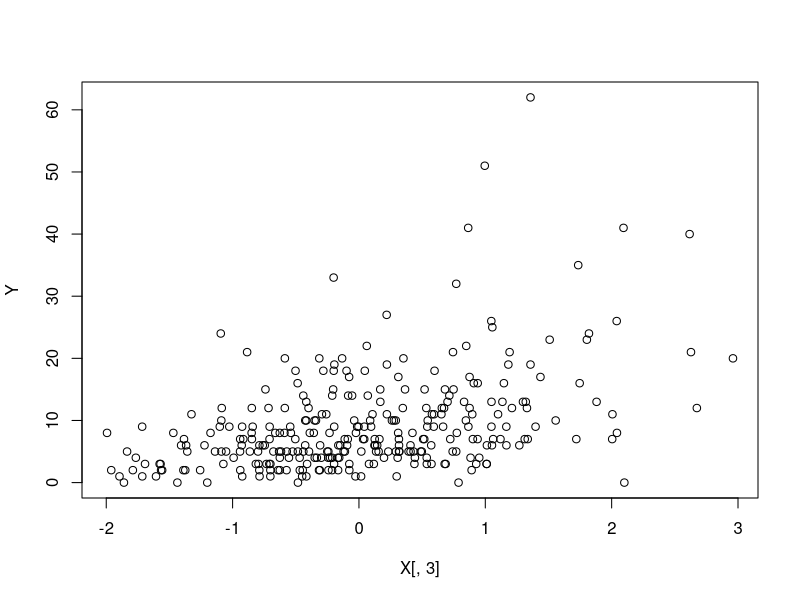
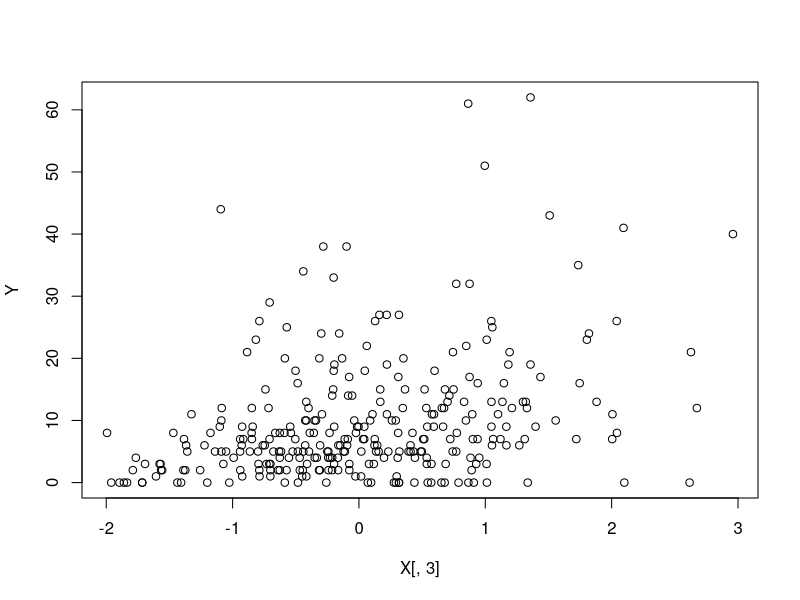

Write the R code that produced these figures, in order. (Note: this script raises an error after producing the figures.)
require(pscl)
library(glmnet)
library(MASS)
library(MCMCpack)

n <- 300  # the number of observations
p <- 5  # the number of predictor variables
om1 <- 0.1    # zero-inflation prob
om2 <- 0.05    # large outlier prob
aa <- 20    # outlier location (10 or 20)


# settings
Beta <- rep(0,p)  
Beta[c(1,3,5)] <- c(-0.2, 0.3, 0.6)   # non-zero coefficients
int <- 2   # intercept
Para <- c(int, Beta)


# covariates
rho <- 0.2
mat <- matrix(NA, p, p)
for(k in 1:p){
  for(j in 1:p){ mat[k,j]=rho^(abs(k-j)) }
}

X <- mvrnorm(n, rep(0,p), mat) 


# response values
Mu <- as.vector( exp(int + X%*%Beta) )
Y <- rpois(n, Mu)

plot(X[,3], Y)

# outlier and zero inflation
ch <- sample(c(0, 1, 2), size=n, prob=c(1-om1-om2, om1, om2), replace=T)
Y[ch==1] <- 0
Y[ch==2] <- Y[ch==2] + aa

plot(X[,3], Y)



data_genreation <- function(n, Beta_number, zero_number, int, rho,om1 = 0.1,om2 = 0.05, aa = 20, plot = T){
  Beta <- rep(0,Beta_number)
  non_zero_position <- sample(2:length(Beta), length(Beta) - 1 - zero_number)
  Beta[1] <- int
  Beta[non_zero_position] <- sample(c(-0.2, 0.3, 0.6), length(non_zero_position), replace = T)
  
  p <- length(Beta) - 1
  mat <- matrix(NA, p, p)
  for(k in 1:p){
    for(j in 1:p){ mat[k,j]=rho^(abs(k-j)) }
  }
  
  X <- mvrnorm(n, rep(0,p), mat) 
  
  Mu <- as.vector( exp(cbind(1,X)%*%Beta) )
  Y <- rpois(n, Mu)
  
  #outlier
  ch <- sample(c(0, 1, 2), size=n, prob=c(1-om1-om2, om1, om2), replace=T)
  Y[ch==1] <- 0
  Y[ch==2] <- Y[ch==2] + aa
  
  if(plot == T){plot(X[,6],Y)}
  
  
  
  return(list(X = X,Y = Y, real_Beta = Beta,mu = Mu, nzp =non_zero_position, real_lable = ch))
}







##approach algorithm
lasso_possion_EM <- function(X, Y){
  ## EM 
  dEH <- function(x){
    (log(1+x))^(-1/2)/(1+x)/(1+log(1+x))/3.14
  }
  
  mc <- 1000
  
  
  
  cv_fit_I <- cv.glmnet(X, Y ,family="poisson", alpha=1)
  best_lambda_I <- cv_fit_I$lambda.min
  final_fit_I <- glmnet(X, Y,family="poisson", alpha=1, lambda = best_lambda_I)
  hBeta <- as.vector(coef(final_fit_I))
  
  
  ss <- 0.05
  maxit <- 100
  n <- length(Y)
  
  for(j in 1:maxit){
    hBeta.old <- hBeta
    # E-step
    lam <- exp(as.vector(cbind(1,X)%*%hBeta))
    mD1 <- c()
    mD2 <- c()
    for(i in 1:n){
      rn <- rgamma(mc, 1+Y[i], lam[i])
      mD1[i] <- mean(dEH(rn))/lam[i]
      mD2[i] <- mean(rn*dEH(rn))/lam[i]
    }
    mZ <- ss*mD1 / ((1-ss)*dpois(Y, lam) + ss*mD1)
    mEta <- mD2/mD1
    
    # M-step
    ss <- mean(mZ)
    offset <- log(1-mZ+mZ*mEta)
    hBeta_o <- coef(glm(Y~X, offset=offset, family="poisson"))
    
    #with lasso  
    cv_fit <- cv.glmnet(X, Y, offset=offset ,family="poisson", alpha=1)
    best_lambda <- cv_fit$lambda.min
    final_fit <- glmnet(X, Y, offset=offset ,family="poisson", alpha=1, lambda = best_lambda)
    
    hBeta <- as.vector(coef(final_fit))
    
    # convergence check 
    dd <- 100*sum(abs(hBeta-hBeta.old)) / sum(abs(hBeta)+0.0001)
    # print(hBeta)
    if(dd<0.005){ break }
  }
  outlier_idx <- ifelse(mZ >0.5, 1,0)
  
  
  return(list(beta = hBeta, beta_without_lasso = hBeta_o, Z_latent = mZ, outlier_idx = outlier_idx, best_M = final_fit, eta = mEta))
  
}






#calculate DM
lasso_possion_EM_Y <- function(X, Y){
  dEH <- function(x){
    (log(1+x))^(-1/2)/(1+x)/(1+log(1+x))/3.14
  }
  
  mc <- 1000
  hBeta <- coef(glm(Y~X, family="poisson"))
  ss <- 0.05
  maxit <- 1
  n <- length(Y)
  
  for(j in 1:maxit){
    hBeta.old <- hBeta
    # E-step
    lam <- exp(as.vector(cbind(1,X)%*%hBeta))
    mD1 <- c()
    mD2 <- c()
    for(i in 1:n){
      rn <- rgamma(mc, 1+Y[i], lam[i])
      mD1[i] <- mean(dEH(rn))/lam[i]
      mD2[i] <- mean(rn*dEH(rn))/lam[i]
    }
    mZ <- ss*mD1 / ((1-ss)*dpois(Y, lam) + ss*mD1)
    mEta <- mD2/mD1
    
    # M-step
    ss <- mean(mZ)
    offset <- log(1-mZ+mZ*mEta)
    hBeta_o <- coef(glm(Y~X, offset=offset, family="poisson"))
    
    #with lasso  
    cv_fit <- cv.glmnet(X, Y, offset=offset ,family="poisson", alpha=1)
    best_lambda <- cv_fit$lambda.min
    final_fit <- glmnet(X, Y, offset=offset ,family="poisson", alpha=1, lambda = best_lambda)
    
    hBeta <- as.vector(coef(final_fit))
    
    # convergence check 
    dd <- 100*sum(abs(hBeta-hBeta.old)) / sum(abs(hBeta)+0.0001)
    # print(hBeta)
    if(dd<0.005){ break }
  }
  outlier_idx <- ifelse(mZ >0.5, 1,0)
  
  
  return(list(beta = hBeta, beta_without_lasso = hBeta_o, Z_latent = mZ, outlier_idx = outlier_idx, best_M = final_fit, eta = mEta))
  
}




lasso_possion_EM_DM_Y <- function(X, Y, hBeta){
  dEH <- function(x){
    (log(1+x))^(-1/2)/(1+x)/(1+log(1+x))/3.14
  }
  
  mc <- 1000
  ss <- 0.05
  maxit <- 1
  n <- length(Y)
  
  for(j in 1:maxit){
    hBeta.old <- hBeta
    # E-step
    lam <- exp(as.vector(cbind(1,X)%*%hBeta))
    mD1 <- c()
    mD2 <- c()
    for(i in 1:n){
      rn <- rgamma(mc, 1+Y[i], lam[i])
      mD1[i] <- mean(dEH(rn))/lam[i]
      mD2[i] <- mean(rn*dEH(rn))/lam[i]
    }
    mZ <- ss*mD1 / ((1-ss)*dpois(Y, lam) + ss*mD1)
    mEta <- mD2/mD1
    
    # M-step
    ss <- mean(mZ)
    offset <- log(1-mZ+mZ*mEta)
    hBeta_o <- coef(glm(Y~X, offset=offset, family="poisson"))
    
    #with lasso  
    cv_fit <- cv.glmnet(X, Y, offset=offset ,family="poisson", alpha=1)
    best_lambda <- cv_fit$lambda.min
    final_fit <- glmnet(X, Y, offset=offset ,family="poisson", alpha=1, lambda = best_lambda)
    
    hBeta <- as.vector(coef(final_fit))
    
    # convergence check 
    dd <- 100*sum(abs(hBeta-hBeta.old)) / sum(abs(hBeta)+0.0001)
    # print(hBeta)
    if(dd<0.005){ break }
  }
  outlier_idx <- ifelse(mZ >0.5, 1,0)
  
  
  return(list(beta = hBeta, beta_without_lasso = hBeta_o, Z_latent = mZ, outlier_idx = outlier_idx, best_M = final_fit, eta = mEta))
  
}














I_beta <- function(beta, omega, eta, x, y) {
  n <- length(y)
  p <- length(beta)
  lambda <- exp(x %*% beta)
  weight <- omega * eta + (1 - omega)
  
  I_beta_mat <- matrix(0, p, p)
  for (i in 1:n) {
    I_beta_mat <- I_beta_mat + weight[i] * lambda[i] * x[i,] %*% t(x[i,])
  }
  
  return(I_beta_mat)
}





DM <- function(beta, omega, eta, x, y, eps=1e-6) {
  p <- length(beta)
  DM_mat <- matrix(0, p, p)
  
  
  
  for (j in 1:p) {
    beta_plus <- beta
    beta_plus[j] <- beta_plus[j] + eps
    theta_plus <- c(beta_plus, omega, eta)
    theta_new <- lasso_possion_EM_DM_Y(X = X, Y = y, beta_plus)
    DM_mat[j,] <- c(theta_new$beta_without_lasso - beta) / eps
  }
  
  return(DM_mat)
}


C_I <- function(mu , sd, n){
  z <- qnorm(0.975)  # 95% 置信度对应的 z 值
  lower_ci <- mu - z * sd / sqrt(n)
  upper_ci <- mu + z * sd / sqrt(n)
  return(c(lower_ci,upper_ci))
}

v_m <- function(beta,eta,Z_latent,X,Y){
  omega <- mean(Z_latent)
  f_x <- cbind(1,X)
  I_c_mat <- I_beta(beta = beta,omega = omega,eta = eta,x = f_x, y = Y)
  DM_mat <- DM(beta = beta ,omega = omega, eta = eta ,x = X, y = Y)
  
  I_c_inv <- solve(I_c_mat)
  matrix_v <- I_c_inv + I_c_inv %*% DM_mat %*% solve(diag(p + 1) - DM_mat) %*% I_c_inv
  
  s_d <- sqrt(diag(matrix_v))
  CI <-c()
  for(i in 1:length(beta)){
    CI <- cbind(CI, C_I(beta[i], s_d[i],300))
  }
  return(list(M_p = matrix_v,ci = CI))
  
}







beta_f <- r_1$beta_without_lasso
v_m(beta = r_1$beta_without_lasso,eta = r_1$eta,Z_latent = r_1$Z_latent, X = X, Y = Y)
